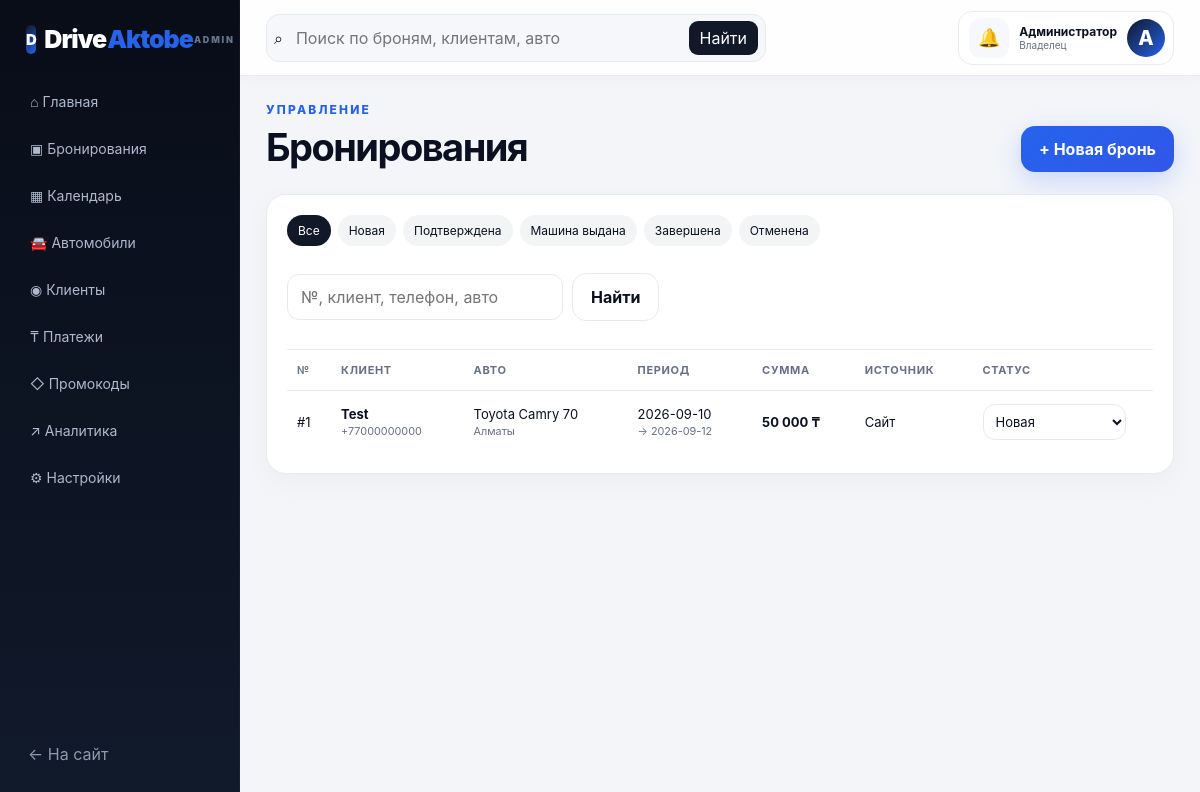
The app's page /admin/bookings with its own data.
### tables this page shows
CREATE TABLE bookings(id INTEGER PRIMARY KEY AUTOINCREMENT,car_id INTEGER,car_name TEXT,city TEXT,pickup_date TEXT,pickup_time TEXT,return_date TEXT,return_time TEXT,customer_name TEXT,phone TEXT,email TEXT,pickup_location TEXT,extras TEXT,total INTEGER,status TEXT DEFAULT 'Новая',source TEXT DEFAULT 'Сайт',created_at TEXT, user_id INTEGER, promo_code TEXT);

### app.py (the view)
@app.get('/admin/bookings', response_class=HTMLResponse, name='admin_bookings')
def admin_bookings(request:Request,status:str='',q:str=''):
    c=db(); sql='SELECT * FROM bookings WHERE 1=1'; args=[]
    if status: sql+=' AND status=?'; args.append(status)
    if q: sql+=' AND (customer_name LIKE ? OR phone LIKE ? OR car_name LIKE ? OR CAST(id AS TEXT) LIKE ?)'; args.extend([f'%{q}%']*4)
    bookings=c.execute(sql+' ORDER BY id DESC',args).fetchall(); c.close(); return templates.TemplateResponse(request=request,name='admin_bookings.html',context=ctx(request,bookings=bookings,status_filter=status,q=q,statuses=BOOKING_STATUSES))

### templates/admin_bookings.html
{% extends 'admin_base.html' %}{% block content %}<div class="admin-heading"><div><div class="eyebrow">УПРАВЛЕНИЕ</div><h1>Бронирования</h1></div><a class="btn btn-primary" href="{{ url_for('admin_new_booking') }}">+ Новая бронь</a></div><div class="panel"><div class="booking-tools"><div class="filter-pills"><a class="{% if not status_filter %}active{% endif %}" href="{{ url_for('admin_bookings') }}">Все</a>{% for s in ['Новая','Подтверждена','Машина выдана','Завершена','Отменена'] %}<a class="{% if status_filter==s %}active{% endif %}" href="?status={{ s }}">{{ s }}</a>{% endfor %}</div><form class="inline-search" method="get"><input type="hidden" name="status" value="{{ status_filter }}"><input name="q" value="{{ q }}" placeholder="№, клиент, телефон, авто"><button class="btn btn-light">Найти</button></form></div><div class="table-wrap"><table class="admin-table"><thead><tr><th>№</th><th>Клиент</th><th>Авто</th><th>Период</th><th>Сумма</th><th>Источник</th><th>Статус</th></tr></thead><tbody>{% for b in bookings %}<tr><td>#{{ b.id }}</td><td><b>{{ b.customer_name }}</b><small>{{ b.phone }}</small></td><td>{{ b.car_name }}<small>{{ b.city }}</small></td><td>{{ b.pickup_date }}<small>→ {{ b.return_date }}</small></td><td><b>{{ '{:,}'.format(b.total).replace(',', ' ') }} ₸</b></td><td>{{ b.source }}</td><td><form method="post" action="{{ url_for('update_booking_status', booking_id=b.id) }}"><select name="status" onchange="this.form.submit()">{% for s in statuses %}<option {% if b.status==s %}selected{% endif %}>{{ s }}</option>{% endfor %}</select></form></td></tr>{% else %}<tr><td colspan="7">Брони не найдены.</td></tr>{% endfor %}</tbody></table></div></div>{% endblock %}

### static/css/style.css (style rules this page uses)
:root { --bg:#f6f7fb;--card:#fff;--ink:#111827;--muted:#6b7280;--line:#e5e7eb;--blue:#2f66ff;--blue2:#1845d8;--soft:#eef3ff;--shadow:0 18px 60px rgba(17,24,39,.08);--radius:22px }
* { box-sizing:border-box }
html { scroll-behavior:smooth }
body { margin:0;font-family:Inter,ui-sans-serif,system-ui,-apple-system,BlinkMacSystemFont,"Segoe UI",sans-serif;color:var(--ink);background:var(--bg) }
a { color:inherit;text-decoration:none }
button,input,select { font:inherit }
.btn { border:0;border-radius:14px;padding:13px 18px;font-weight:750;cursor:pointer;display:inline-flex;align-items:center;justify-content:center;gap:8px }
.btn-primary { background:var(--blue);color:white;box-shadow:0 8px 24px rgba(47,102,255,.22) }
.btn-light { background:white;color:var(--ink);border:1px solid var(--line) }
.eyebrow { font-size:12px;font-weight:850;letter-spacing:.18em;color:var(--blue);margin-bottom:12px }
.hero h1,.page-hero h1,.detail-page h1,.booking-page h1,.text-page h1,.profile-main h1,.admin-heading h1 { font-size:clamp(34px,5vw,68px);line-height:.98;letter-spacing:-.045em;margin:0 0 20px }
input,select { width:100%;border:1px solid var(--line);background:white;border-radius:12px;padding:12px 13px;color:var(--ink);outline:none }
.admin-body { background:#f4f6fb }
.admin-heading { display:flex;justify-content:space-between;align-items:flex-end;margin-bottom:22px }
.admin-heading h1 { font-size:38px;margin-bottom:6px }
.stat,.panel { background:white;border:1px solid var(--line);border-radius:18px }
.panel { padding:20px }
.filter-pills { display:flex;gap:7px;flex-wrap:wrap;margin-bottom:15px }
.filter-pills a { padding:8px 11px;background:#f3f4f6;border-radius:999px;font-size:12px }
.table-wrap { overflow:auto }
.admin-table { width:100%;border-collapse:collapse;min-width:900px }
.admin-table th,.admin-table td { text-align:left;padding:13px 10px;border-top:1px solid var(--line);font-size:13px }
.admin-table th { font-size:11px;color:var(--muted);text-transform:uppercase;letter-spacing:.06em }
.admin-table td small { display:block;color:var(--muted);margin-top:3px }
.admin-table select { padding:8px;width:auto }
.panel { box-shadow:0 8px 28px rgba(15,23,42,.035) }
.inline-search,.payment-form,.promo-form { display:flex;gap:9px;align-items:center;flex-wrap:wrap;margin-bottom:14px }
.inline-search input,.payment-form input,.payment-form select,.promo-form input,.promo-form select { min-width:170px;flex:1 }
.booking-tools { display:flex;justify-content:space-between;align-items:center;gap:12px;flex-wrap:wrap;margin-bottom:14px }
.filter-pills a.active { background:#111827;color:#fff }
:root { --ink:#0a1020;--muted:#667085;--line:#e7eaf0;--blue:#2563eb;--blue2:#1748c9;--violet:#6d5dfc;--bg:#f5f7fb;--shadow:0 24px 70px rgba(15,23,42,.10) }
body { background:radial-gradient(circle at 15% 0%,rgba(37,99,235,.055),transparent 28rem),var(--bg) }
.btn,.icon-btn,.car-card,.quick-cats a,.benefits>div,.panel,.stat { transition:transform .22s ease,box-shadow .22s ease,border-color .22s ease,background .22s ease }
.admin-body { background:#f3f5f9 }
.admin-heading h1 { letter-spacing:-.04em }
.panel { border-radius:20px;border:1px solid #e8ebf1 }
input,select,textarea { transition:border-color .18s ease,box-shadow .18s ease,background .18s ease }
.btn-primary { background:linear-gradient(135deg,#2563eb,#3157e8) }

### records on screen
bookings: id "1", customer_name "Test", phone "+77000000000", car_name "Toyota Camry 70", city "Алматы", pickup_date "2026-09-10", return_date "2026-09-12", total "50 000", source "Сайт", status "Новая"

### other values on screen
{{ s }} "Новая" "Подтверждена" "Машина выдана" "Завершена" "Отменена"
